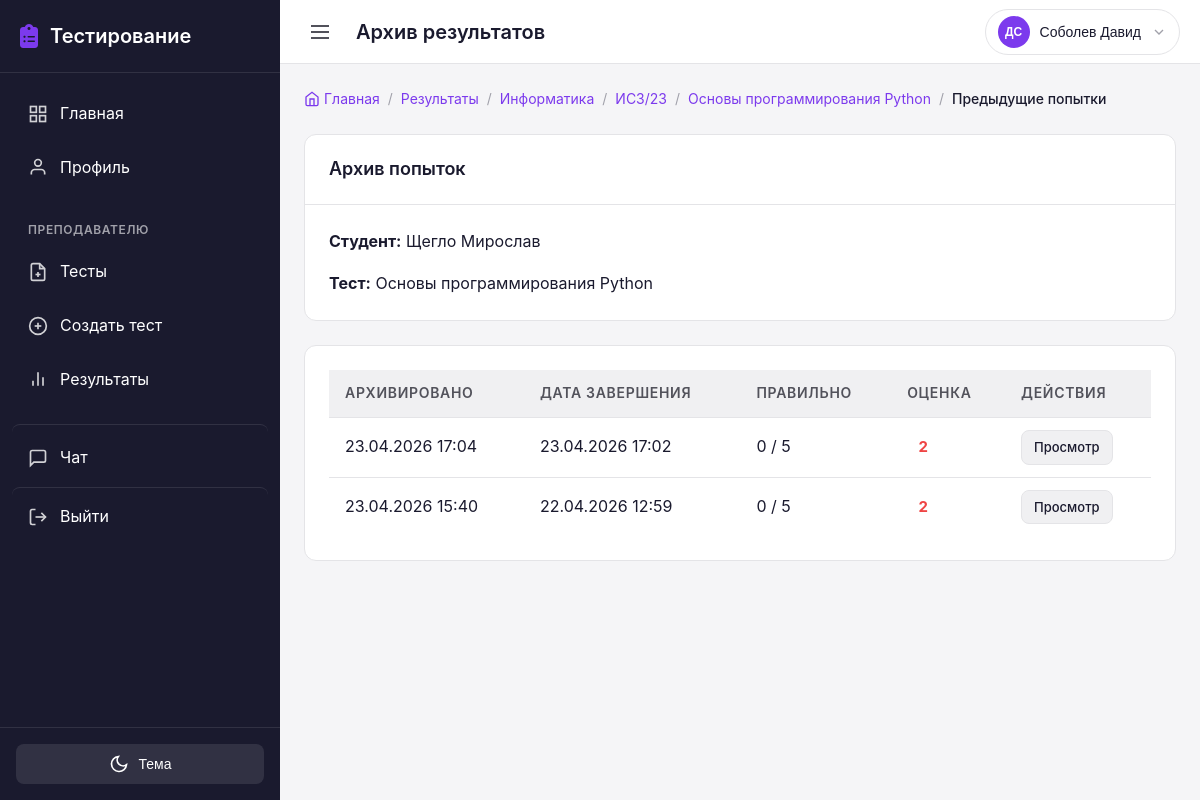
The page /teacher/archive/students/7/tests/13/?next=/teacher/results/subjects/6/groups/3/tests/13/students/ (signed in) on the database as committed earlier.
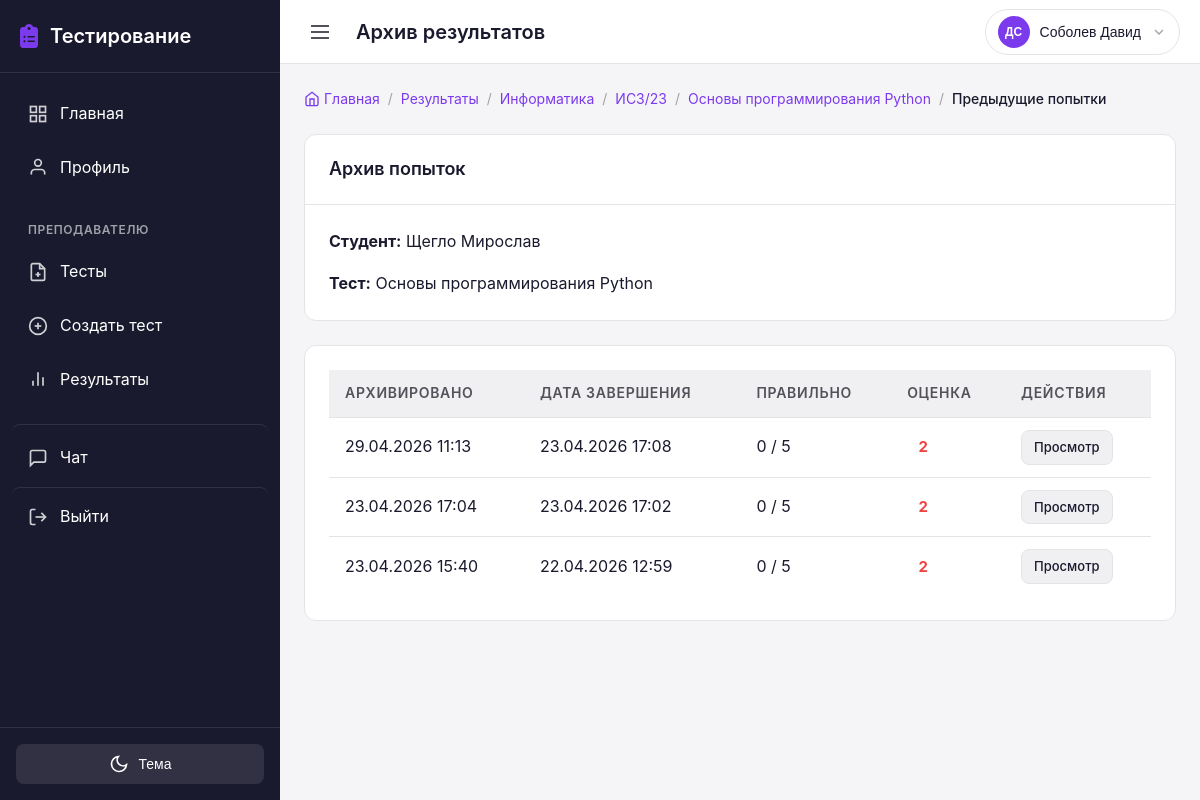
The same page on the database as committed later.
### results/models.py (models this page shows, shortened)
class ArchivedResult(models.Model):
    test = models.ForeignKey(
        'tests.Test',
        on_delete=models.CASCADE,
        related_name='archived_results',
        verbose_name='Тест'
    )
    student = models.ForeignKey(
        settings.AUTH_USER_MODEL,
        on_delete=models.CASCADE,
        related_name='archived_test_results',
        limit_choices_to={'role': 'student'},
        verbose_name='Студент'
    )
    archived_by = models.ForeignKey(
        settings.AUTH_USER_MODEL,
        on_delete=models.SET_NULL,
        related_name='archived_results_created',
        null=True,
        blank=True,
        verbose_name='Кто архивировал'
    )
    original_result_id = models.PositiveIntegerField(
        null=True,
        blank=True,
        verbose_name='ID исходного результата'
    )
    grade = models.PositiveSmallIntegerField(
        choices=Result.GRADE_CHOICES,
        null=True,
        blank=True,
        verbose_name='Оценка'
    )
    started_at = models.DateTimeField(
        null=True,
        blank=True,
        verbose_name='Время начала'
    )
    completed_at = models.DateTimeField(
        null=True,
        blank=True,
        verbose_name='Время завершения'
    )
    correct_answers_count = models.PositiveIntegerField(
        default=0,
        verbose_name='Количество верных ответов'
    )
    total_questions = models.PositiveIntegerField(
        default=0,
        verbose_name='Общее количество вопросов'
    )
    device_info = models.CharField(
        max_length=200,
        blank=True,
        verbose_name='Устройство'
    )
    tab_switches_count = models.PositiveIntegerField(
        default=0,
        verbose_name='Переключения вкладок'
    )
    archived_at = models.DateTimeField(
        default=timezone.now,
        verbose_name='Когда архивировано'
    )
    class Meta:
        verbose_name = 'Архивный результат'
        verbose_name_plural = 'Архивные результаты'
        ordering = ['-archived_at', '-completed_at', '-started_at']

### tests/views.py (the view)
# urls.py: path('teacher/archive/students/<int:student_id>/tests/<int:test_id>/', views.teacher_archived_results, name='teacher_archived_results'),
@login_required
def teacher_archived_results(request, student_id, test_id):
    if not request.user.is_teacher and not request.user.is_admin:
        messages.error(request, 'У вас нет доступа к этой странице')
        return redirect('dashboard')
    archived_results = ArchivedResult.objects.filter(
        student_id=student_id,
        test_id=test_id,
    ).select_related('student', 'test', 'test__subject', 'archived_by')
    archived_result = archived_results.first()
    next_url = request.GET.get('next') or request.META.get('HTTP_REFERER')
    if archived_result is None:
        messages.info(request, 'Архивных результатов пока нет')
        return redirect(next_url or 'teacher_results')
    if request.user.is_teacher and archived_result.test.created_by != request.user:
        messages.error(request, 'У вас нет доступа к этой странице')
        return redirect('dashboard')
    context = {
        'student': archived_result.student,
        'test': archived_result.test,
        'subject': archived_result.test.subject,
        'group': getattr(archived_result.student, 'profile', None).group if getattr(archived_result.student, 'profile', None) else None,
        'archived_results': archived_results,
    }
    return render(request, 'tests/teacher/archived_results.html', context)

### chat/context_processors.py (called while the page is built)
def unread_messages_count(request):
    if request.user.is_authenticated:
        count = Message.objects.filter(receiver=request.user, is_read=False).count()
        return {'total_unread_messages': count}
    return {'total_unread_messages': 0}

### testingPlatform/ngrok_skip_warning.py (called while the page is built)
    def __call__(self, request):
        request.META['HTTP_NGROK_SKIP_BROWSER_WARNING'] = 'true'
        response = self.get_response(request)
        response['ngrok-skip-browser-warning'] = 'true'
        return response

### users/models.py (called while the page is built)
    @property
    def is_teacher(self):
        return self.role == UserRole.TEACHER

    @property
    def is_student(self):
        return self.role == UserRole.STUDENT

### templates/tests/teacher/archived_results.html (shortened to what this page needs)
{% extends 'base.html' %}
{% block topbar_title %}Архив результатов{% endblock %}
{% block content %}
<div class="results-container">
    <div class="breadcrumb-nav mb-3">
        <a href="{% url 'teacher_dashboard' %}" class="breadcrumb-link">
            <svg width="16" height="16" viewBox="0 0 24 24" fill="none" stroke="currentColor" stroke-width="2">
                <path d="M3 9l9-7 9 7v11a2 2 0 0 1-2 2H5a2 2 0 0 1-2-2z"></path>
                <polyline points="9 22 9 12 15 12 15 22"></polyline>
            </svg>
            Главная
        </a>
        <span class="breadcrumb-sep">/</span>
        <a href="{% url 'teacher_results_subjects' %}" class="breadcrumb-link">Результаты</a>
        <span class="breadcrumb-sep">/</span>
        <a href="{% url 'teacher_results_groups' subject.id %}" class="breadcrumb-link">{{ subject.name }}</a>
        {% if group %}
        <span class="breadcrumb-sep">/</span>
        <a href="{% url 'teacher_results_tests' subject.id group.id %}" class="breadcrumb-link">{{ group.name }}</a>
        <span class="breadcrumb-sep">/</span>
        <a href="{% url 'teacher_results_students' subject.id group.id test.id %}" class="breadcrumb-link">{{ test.title }}</a>
        {% endif %}
        <span class="breadcrumb-sep">/</span>
        <span class="breadcrumb-current">Предыдущие попытки</span>
    </div>
    <div class="card mb-3">
        <div class="card-header">
            <h2 class="card-title">Архив попыток</h2>
        </div>
        <div class="card-body">
            <p class="mb-2"><strong>Студент:</strong> {{ student.last_name }} {{ student.first_name }}</p>
            <p class="mb-0"><strong>Тест:</strong> {{ test.title }}</p>
        </div>
    </div>
    <div class="card">
        <div class="card-body">
            <div class="table-container">
                <table class="table">
                    <thead>
                        <tr>
                            <th>Архивировано</th>
                            <th>Дата завершения</th>
                            <th>Правильно</th>
                            <th>Оценка</th>
                            <th>Действия</th>
                        </tr>
                    </thead>
                    <tbody>
                        {% for archived_result in archived_results %}
                        <tr>
                            <td>{{ archived_result.archived_at|date:"d.m.Y H:i" }}</td>
                            <td>
                                {% if archived_result.completed_at %}
                                    {{ archived_result.completed_at|date:"d.m.Y H:i" }}
                                {% else %}
                                    —
                                {% endif %}
                            </td>
                            <td>{{ archived_result.correct_answers_count }} / {{ archived_result.total_questions }}</td>
                            <td>
                                {% if archived_result.grade %}
                                    <span class="grade-badge grade-{{ archived_result.grade }}">{{ archived_result.grade }}</span>
                                {% else %}
                                    —
                                {% endif %}
                            </td>
                            <td>
                                <a href="{% url 'teacher_archived_result_detail' archived_result.id %}" class="btn btn-secondary btn-sm">Просмотр</a>
                            </td>
                        </tr>
                        {% empty %}
                        <tr>
                            <td colspan="5" class="text-center">Архивных результатов пока нет</td>
                        </tr>
                        {% endfor %}
                    </tbody>
                </table>
            </div>
        </div>
    </div>
</div>
{% endblock %}

Rows that differ between the two databases and show on the page:
added ArchivedResult: archived_at "29.04.2026 11:13", completed_at "23.04.2026 17:08", correct_answers_count "0", total_questions "5", grade "2"
